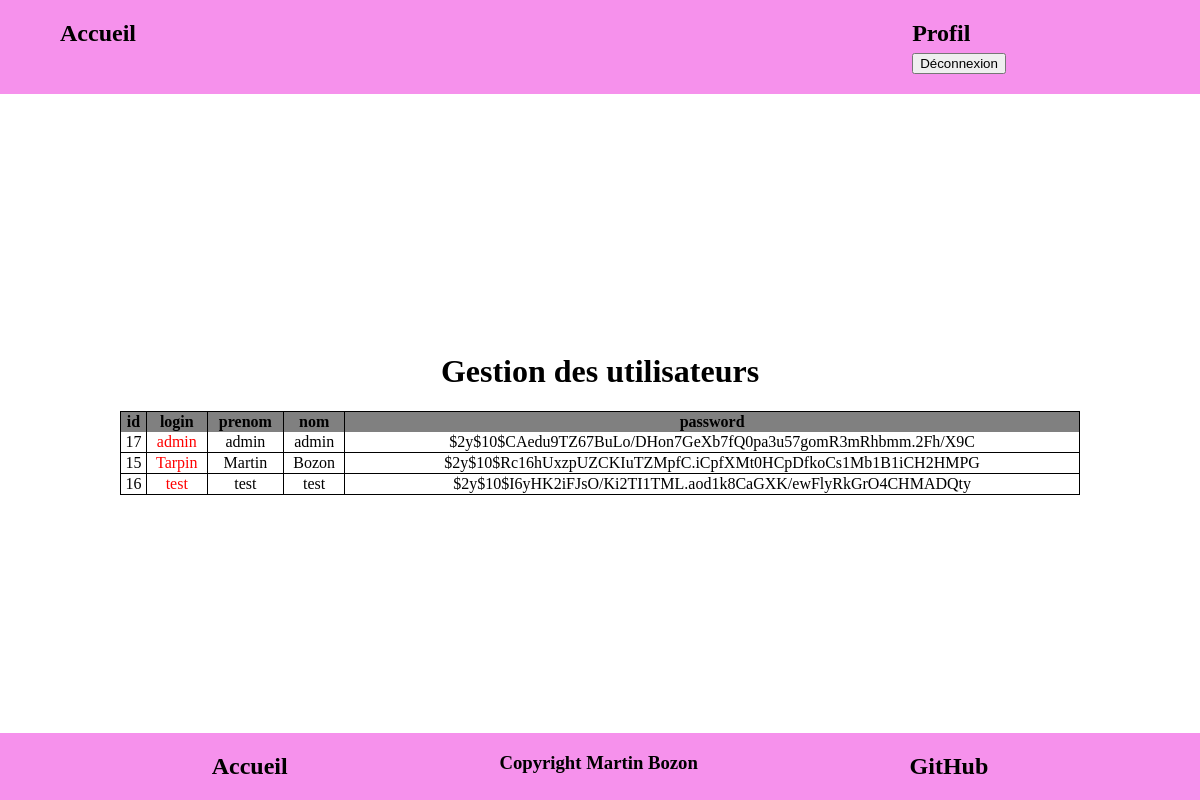
The page /admin.php (signed in) on the database its author committed.
### tables this page shows
CREATE TABLE IF NOT EXISTS `utilisateurs` (
  `id` int(11) NOT NULL AUTO_INCREMENT,
  `login` varchar(255) NOT NULL,
  `prenom` varchar(255) NOT NULL,
  `nom` varchar(255) NOT NULL,
  `password` varchar(255) NOT NULL,
  PRIMARY KEY (`id`)
);

### admin.php (the view, shortened to what this page needs)
<!DOCTYPE html>
<?php
    $connexionbd = mysqli_connect("localhost" , "root" , "" , "moduleconnexion");
    $requeteinfo = "SELECT * FROM utilisateurs";
    $query = mysqli_query($connexionbd , $requeteinfo);
    $info_users = mysqli_fetch_all($query , MYSQLI_ASSOC);
?>
<html>
<head>
    <link rel="stylesheet" href="style_mc.css"/>
</head>
    <body>
<?php
       if(isset($_SESSION["login"]))
           {
               if($_SESSION["login"] == "admin")
                   {
   ?>
                        <header>
                           <section id="Hgauche">
                               <h2><a href="index.php">Accueil</a></h2>
                           </section>
                           <section id="Hdroite">
                               <h2><a href="profil.php">Profil</a>
                               <form action="" method="POST">
                                   <input type="submit" name="deco" value="Déconnexion"/>
                               </form>
                           </section>
                       </header>
                       <main>
                            <h1>Gestion des utilisateurs</h1>
                            <table id="tableau_users">
                                <thead>
                                    <?php
                                        foreach($info_users[0] as $champ => $info)
                                            {
                                    ?>
                                    <th><?php echo $champ;?></th>
                                        <?php
                                            }
                                        ?>
                                </thead>
                                <tbody>
                                    <?php
                                        foreach($info_users as $user)
                                            {
                                    ?>
                                    <tr>
                                        <?php
                                            foreach($user as $champ => $info)
                                                {
                                        ?>
                                        <td><?php echo $info;?></td>
                                            <?php
                                                }
                                            ?>
                                    </tr>
                                        <?php
                                            }
                                        ?>
                                </tbody>
                            </table>
                        </main>
                        <footer>
                            <h2><a href="index.php">Accueil</a></h2>
                            <h3>Copyright Martin Bozon</h3>
                            <h2><a href="https://github.com/martin-bozon">GitHub</a></h2>
                        </footer>
    </body>
</html>
   <?php
                   }
               else
                   {
                     header("Location:index.php");
                   }
            }
   ?>

### style_mc.css (style rules this page uses)
html { margin: 0; height: 100%; }
body { margin: 0; display: flex; flex-direction: column; height: 100%; }
a { text-decoration: none; color: black; }
header { display: flex; flex-direction: row; justify-content: space-around; background-color: rgba(238, 39, 218, 0.507); backdrop-filter: blur(4px); }
#Hgauche { display: flex; flex-direction: row; flex-grow: 3; padding-left: 5vw; }
#Hdroite { display: flex; flex-direction: row; flex-grow: 2; justify-content: space-evenly; }
main { display: flex; flex-direction: column; justify-content: center; flex-grow: 1; align-items: center; }
table { border-top: 1px solid black; border-right: 1px solid black; border-spacing: 0; background-color: white; width: 80vw;; text-align: center; }
thead { background-color: gray; border: 1px solid black; }
th { border-left: 1px solid black; }
td { border-left: 1px solid black; border-bottom: 1px solid black; }
td:nth-child(2) { color: red; }
footer { display: flex; flex-direction: row; justify-content: space-evenly; background-color: rgba(238, 39, 218, 0.507); backdrop-filter: blur(4px); }

### rows shown on the page
utilisateurs: id "17", login "admin", prenom "admin", nom "admin", password "$2y$10$CAedu9TZ67BuLo/DHon7GeXb7fQ0pa3u57gomR3mRhbmm.2Fh/X9C"
utilisateurs: id "15", login "Tarpin", prenom "Martin", nom "Bozon", password "$2y$10$Rc16hUxzpUZCKIuTZMpfC.iCpfXMt0HCpDfkoCs1Mb1B1iCH2HMPG"
utilisateurs: id "16", login "test", prenom "test", nom "test", password "$2y$10$I6yHK2iFJsO/Ki2TI1TML.aod1k8CaGXK/ewFlyRkGrO4CHMADQty"

### other values the page prints
$champ "id"
$champ "login"
$champ "prenom"
$champ "nom"
$champ "password"
